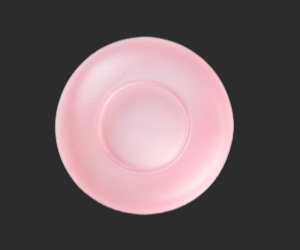
#> input picture 20260916075716/UI及角色/首页/关卡节点/_20261023201337_412_1340.png, 300 x 250 px
$ python key-map-art.py
#> lines starting #> are read from the running program, lines starting #| are printed output that depends on the picture
"""
首页关卡节点 / 关卡连线切图（2026-10-25）：把美术给的「深灰底」图抠成透明 PNG。

    python tools/key-map-art.py

输入（美术原图，底色为纯色 #2C2C2C）：
  UI及角色/首页/关卡节点/_20261023201337_412_1340.png  → 关卡节点（粉色糖果珠）
  UI及角色/首页/关卡节点/_20261023201337_413_1340.png  → 关卡之间的糖果条连线
输出：
  assets/resources/map/node/node-candy.png
  assets/resources/map/node/link-candy.png

抠图方法：按「与底色的最大通道差」算 alpha，再把边缘像素从底色里反混合出来
（c = (p - bg·(1-a)) / a），抗锯齿边缘不会留一圈灰边。最后按非透明像素包围盒裁切。
需要：pip install pillow
"""

import pathlib

from PIL import Image

ROOT = pathlib.Path(__file__).resolve().parent.parent
ART = ROOT.parent.parent / "UI及角色" / "首页" / "关卡节点"
OUT = ROOT / "assets" / "resources" / "map" / "node"
BG = (44, 44, 44)
# 差值 ≤ LO 视为纯底色（全透明），≥ HI 视为不透明；中间按比例做半透明边缘
LO, HI = 6, 60


def key(src: pathlib.Path, dst: pathlib.Path, pad: int) -> None:
#> called with pad = 4
    im = Image.open(src).convert("RGB")
#> im is the input picture: PIL image 300x250 RGB; mean R, G, B 108.9, 93.9, 96.9
    w, h = im.size
#> w = 300; h = 250
    out = Image.new("RGBA", (w, h))
#> out: PIL image 300x250 RGBA; every value is 0
    px = im.load()
    po = out.load()
    for y in range(h):
        for x in range(w):
            p = px[x, y]
            d = max(abs(p[i] - BG[i]) for i in range(3))
            if d <= LO:
                po[x, y] = (0, 0, 0, 0)
                continue
            a = min(1.0, (d - LO) / (HI - LO))
            if a >= 1.0:
                po[x, y] = (p[0], p[1], p[2], 255)
                continue
            c = tuple(max(0, min(255, round((p[i] - BG[i] * (1 - a)) / a))) for i in range(3))
            po[x, y] = (c[0], c[1], c[2], round(a * 255))
    box = out.getbbox()
#> box = (53, 36, 235, 216)
    if box:
        l, t, r, b = box
#> l = 53; t = 36; r = 235; b = 216
        out = out.crop((max(0, l - pad), max(0, t - pad), min(w, r + pad), min(h, b + pad)))
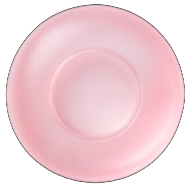
#> out: PIL image 190x188 RGBA; mean R, G, B, A 168.1, 136.5, 142.9, 179.5; transparent parts drawn white
    dst.parent.mkdir(parents=True, exist_ok=True)
    out.save(dst)
    print(f"{dst.relative_to(ROOT)}: {out.size[0]}x{out.size[1]}")
#| assets/resources/map/node/node-candy.png: 190x188


if __name__ == "__main__":
    key(ART / "_20261023201337_412_1340.png", OUT / "node-candy.png", pad=4)
    # 连线左右两端本来就是直切口（横向平铺用），只上下留白
    key(ART / "_20261023201337_413_1340.png", OUT / "link-candy.png", pad=0)
#> call 2 of key, with pad = 0
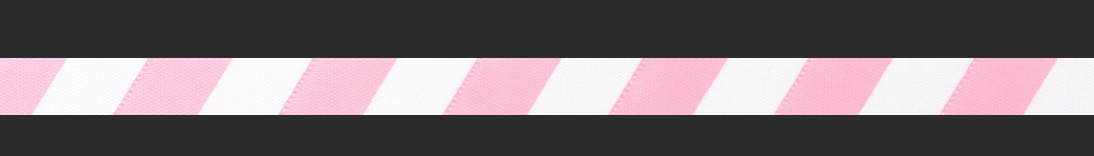
#> input picture 20260916075716/UI及角色/首页/关卡节点/_20261023201337_413_1340.png, 1094 x 156 px
#> in key, im is the input picture: PIL image 1094x156 RGB; mean R, G, B 119.2, 108.3, 113
#> in key (call 2), `out = Image.new("RGBA", (w, h))`: out: PIL image 1094x156 RGBA; every value is 0
#> in key (call 2), `box = out.getbbox()`: box = (0, 58, 1094, 115)
#> in key (call 2), `l, t, r, b = box`: l = 0; t = 58; r = 1094; b = 115
#> in key (call 2), `out = out.crop((max(0, l - pad), max(0, t - pad), min(w, r + pad), min..`:
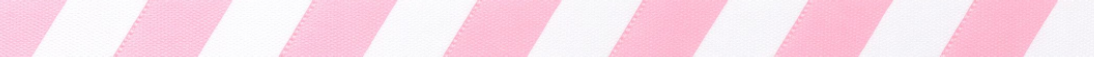
#> out: PIL image 1094x57 RGBA; mean R, G, B, A 249.9, 220.1, 233, 255
#| assets/resources/map/node/link-candy.png: 1094x57
